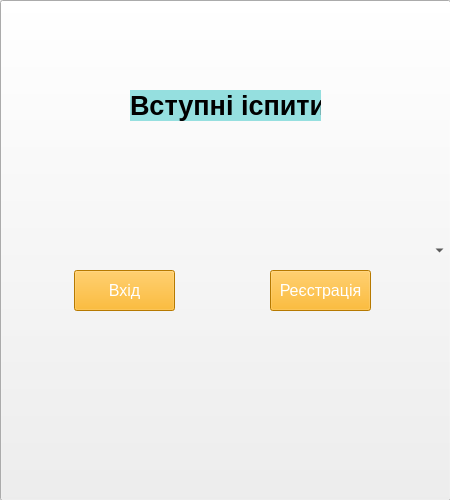
<?xml version="1.0" encoding="UTF-8"?>
<ui version="4.0">
 <class>MainWindow</class>
 <widget class="QMainWindow" name="MainWindow">
  <property name="geometry">
   <rect>
    <x>0</x>
    <y>0</y>
    <width>450</width>
    <height>500</height>
   </rect>
  </property>
  <property name="windowTitle">
   <string>Вступні іспити</string>
  </property>
  <widget class="QWidget" name="centralwidget">
   <widget class="QLabel" name="image">
    <property name="geometry">
     <rect>
      <x>0</x>
      <y>0</y>
      <width>450</width>
      <height>500</height>
     </rect>
    </property>
    <property name="text">
     <string/>
    </property>
    <property name="pixmap">
     <pixmap>4a7eaeae52140c9205af389cc1e2c7b7-Enhanced-transformed (1).jpeg</pixmap>
    </property>
   </widget>
   <widget class="QLabel" name="name_of_app">
    <property name="geometry">
     <rect>
      <x>130</x>
      <y>90</y>
      <width>191</width>
      <height>31</height>
     </rect>
    </property>
    <property name="font">
     <font>
      <pointsize>20</pointsize>
      <bold>true</bold>
     </font>
    </property>
    <property name="styleSheet">
     <string notr="true">background-color: rgb(149, 223, 223);</string>
    </property>
    <property name="text">
     <string>Вступні іспити</string>
    </property>
   </widget>
   <widget class="QPushButton" name="btn_sign_in">
    <property name="geometry">
     <rect>
      <x>74</x>
      <y>270</y>
      <width>101</width>
      <height>41</height>
     </rect>
    </property>
    <property name="font">
     <font>
      <pointsize>12</pointsize>
     </font>
    </property>
    <property name="styleSheet">
     <string notr="true">background-color: rgb(255, 170, 0);
color: rgb(255, 255, 255);</string>
    </property>
    <property name="text">
     <string>Вхід</string>
    </property>
   </widget>
   <widget class="QPushButton" name="btn_sign_up">
    <property name="geometry">
     <rect>
      <x>270</x>
      <y>270</y>
      <width>101</width>
      <height>41</height>
     </rect>
    </property>
    <property name="font">
     <font>
      <pointsize>12</pointsize>
     </font>
    </property>
    <property name="styleSheet">
     <string notr="true">background-color: rgb(255, 170, 0);
color: rgb(255, 255, 255);</string>
    </property>
    <property name="text">
     <string>Реєстрація</string>
    </property>
   </widget>
   <widget class="QComboBox" name="comboBox">
    <property name="geometry">
     <rect>
      <x>0</x>
      <y>0</y>
      <width>451</width>
      <height>501</height>
     </rect>
    </property>
   </widget>
   <zorder>comboBox</zorder>
   <zorder>image</zorder>
   <zorder>name_of_app</zorder>
   <zorder>btn_sign_in</zorder>
   <zorder>btn_sign_up</zorder>
  </widget>
 </widget>
 <resources/>
 <connections/>
</ui>
